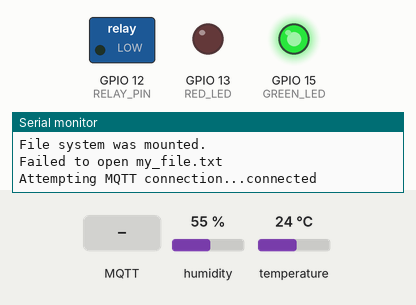
Recording of a sketch running on a simulated ESP8266 (NodeMCU). On the bench: switched loads named in the sketch (green lamp = pin HIGH), output pins drawn as LEDs (lit = HIGH), the last lines printed to the serial monitor. The test bench sets the inputs (shaded band); at power-on: humidity 55 %, temperature 24 °C. WiFi joins after 1.5 s; servers stay silent unless stated; storage starts empty; no MQTT or app messages arrive unless stated.

Above: at 6.2 s.
6.3 s: MQTT message "90" arrives on the first subscribed topic
At 8.1 s:
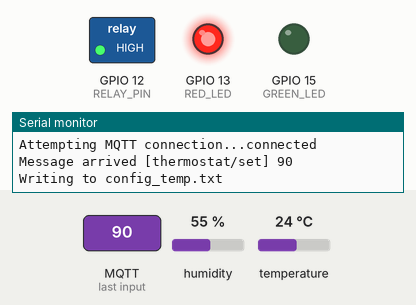
8.5 s: MQTT message "5" arrives on the first subscribed topic
At 9.7 s:
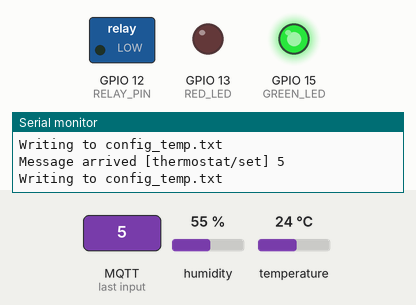
10.5 s: MQTT message "200" arrives on the first subscribed topic
At 12.4 s:
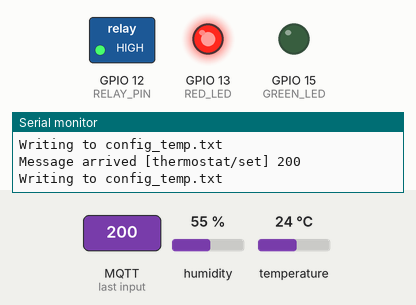
Timing chart, 0 to 13.9 s (numbered marks = the images above; inputs shaded):
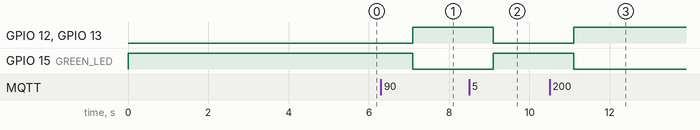

Measured:
- after the input at 6.3 s, GPIO 12 (RELAY_PIN), GPIO 13 (RED_LED): LOW → HIGH after 0.80 s; GPIO 15 (GREEN_LED): HIGH → LOW after 0.80 s
- after the input at 8.5 s, GPIO 12 (RELAY_PIN), GPIO 13 (RED_LED): HIGH → LOW after 0.60 s; GPIO 15 (GREEN_LED): LOW → HIGH after 0.60 s
- after the input at 10.5 s, GPIO 12 (RELAY_PIN), GPIO 13 (RED_LED): LOW → HIGH after 0.60 s; GPIO 15 (GREEN_LED): HIGH → LOW after 0.60 s

The sketch:

ch3-02-book.ino
```cpp
#include <FS.h>
#include <ESP8266WiFi.h>
#include <PubSubClient.h>
#include <DHT.h>

const char* ssid = "YOUR_WIFI_SSID";
const char* password = "YOUR_PASS";
const char* mqtt_server = "YOUR_MQTT_SERVER";
const char* mqtt_user = "joe";
const char* mqtt_passwd = "joe1234";
const int mqtt_port = 1888;

#define RELAY_PIN  12
#define DHTTYPE DHT22
#define DHTPIN  4
#define GREEN_LED 15
#define RED_LED 13

WiFiClient espClient;
PubSubClient client(espClient);
DHT dht(DHTPIN, DHTTYPE, 11);
long lastMsg = 0;
float offset_temp = 0.4;
float desired_temp = 22.0;
float humidity, temp_f;  // Values read from sensor


void gettemperature()
{
  int runs=0;
  do {
       //delay(2000);
       temp_f = dht.readTemperature(false);
       humidity = dht.readHumidity();

       if(runs > 0)
       {
           Serial.println("##Failed to read from DHT sensor! ###");
           //return;
       }
//       Serial.println(String(temp_f ).c_str());
//       Serial.println(String(humidity ).c_str());
       runs++;
    }
    while(isnan(temp_f) && isnan(humidity));
}


void setup() {
  pinMode(RELAY_PIN, OUTPUT);
  pinMode(GREEN_LED, OUTPUT);
  pinMode(RED_LED, OUTPUT);
  digitalWrite(RELAY_PIN, LOW);
  digitalWrite(GREEN_LED, HIGH);
  digitalWrite(RED_LED, LOW);

  Serial.begin(115200);
  setup_wifi();
  client.setServer(mqtt_server, mqtt_port);
  client.setCallback(callback);

  if(SPIFFS.begin())
  {
    Serial.println(F("File system was mounted."));
    //check to see if we have a desired temperature other then default one
    File f = SPIFFS.open("/config_temp.txt", "r");
    if (f)
    {
      //now read the file content
      String s=f.readStringUntil('\n');
      Serial.println(s);
      desired_temp = s.toFloat();
      //closing the file now
      f.close();
    }
    else
      Serial.println(F("Failed to open my_file.txt"));
  }

}

void setup_wifi() {

  delay(10);
  // We start by connecting to a WiFi network
  Serial.println();
  Serial.print(F("Connecting to "));
  Serial.println(ssid);

  WiFi.begin(ssid, password);

  while (WiFi.status() != WL_CONNECTED)
  {
    WiFi.begin(ssid, password);

    Serial.print(".");
    delay(5000);
  }
  Serial.println(F("WiFi connected"));
  Serial.println(F("IP address: "));
  Serial.println(WiFi.localIP());
}

void callback(char* topic, byte* payload, unsigned int length)
{
  Serial.print(F("Message arrived ["));
  Serial.print(topic);
  Serial.print(F("] "));

  for (int i = 0; i < length; i++) {
    Serial.print((char)payload[i]);
  }
  Serial.println();

  char rxj[20];
  int i;
  for(i=0;i<length;i++)
  {
    rxj[i] = payload[i];
  }

  File my_file = SPIFFS.open("/config_temp.txt", "w+");
  if (!my_file) {
      Serial.println("file open failed");
  }
  Serial.println(F("Writing to config_temp.txt "));
  //print something to my_file.txt
  my_file.println(String(rxj).c_str());
  //close now the file
  my_file.close();
  desired_temp = String(rxj).toFloat();
}

void reconnect() {
  // Loop until we're reconnected
  while (!client.connected()) {
    Serial.print(F("Attempting MQTT connection..."));
    if (client.connect("ESP8266Client", mqtt_user, mqtt_passwd))
    {
      Serial.println(F("connected"));
      client.subscribe("thermostat/set");
    } else {
      Serial.print(F("failed, rc="));
      Serial.print(client.state());
      Serial.println(F(" try again in 5 seconds"));
      // Wait 5 seconds before retrying
      delay(5000);
    }
  }
}

void loop()
{

  gettemperature();
  if (!client.connected()) {
    reconnect();
  }
  client.loop();

  long now = millis();
  if (now - lastMsg > 2000) {
    lastMsg = now;

    if((float)desired_temp - offset_temp >= (float)temp_f)
    {
      //Serial.println(F("Start heating..."));
      digitalWrite(RELAY_PIN, HIGH);
      digitalWrite(GREEN_LED, LOW);
      digitalWrite(RED_LED, HIGH);
    }
    else if((float)desired_temp + offset_temp <= (float)temp_f)
    {
      //Serial.println(F("Stop heating..."));
      digitalWrite(RELAY_PIN, LOW);
      digitalWrite(GREEN_LED, HIGH);
      digitalWrite(RED_LED, LOW);
    }
    client.publish("thermostat/get", String(temp_f).c_str());
  }
}
```
